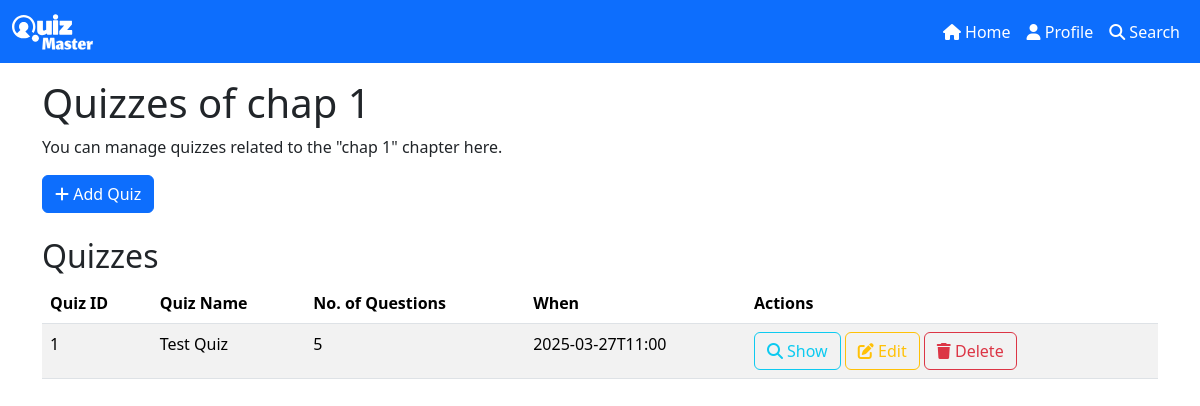
Before: /chapter/1/1 (signed in) with the older database file.
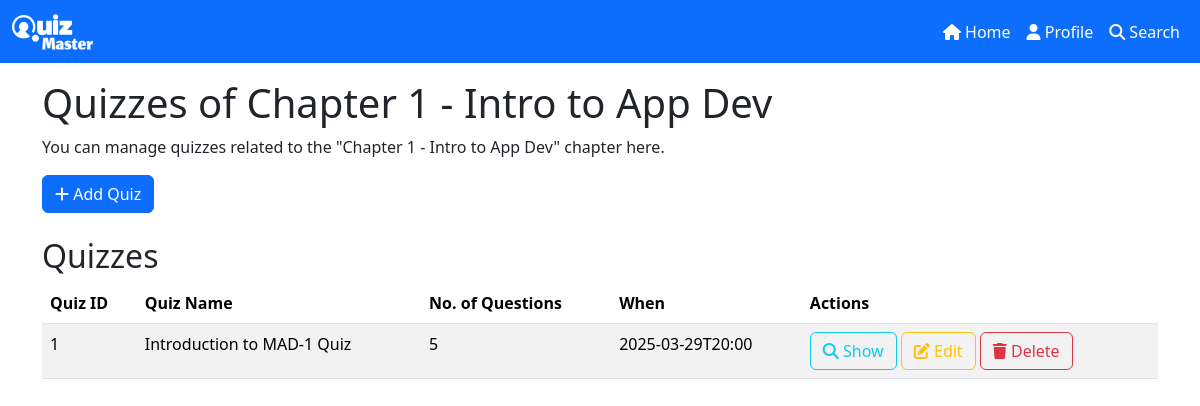
After: the same page with the newer database file.
### models.py (models this page shows)
class Chapter(db.Model):
    id = db.Column(db.Integer, primary_key=True, autoincrement=True)
    name = db.Column(db.String(80), unique=True, nullable=False)
    description = db.Column(db.String(120), default="Not available")
    subject_id = db.Column(db.Integer, db.ForeignKey("subject.id"), nullable=False)
    quizzes = db.relationship("Quiz", backref="chapter", lazy=True, cascade="all, delete-orphan")

class Quiz(db.Model):
    id = db.Column(db.Integer, primary_key=True, autoincrement=True)
    chapter_id = db.Column(db.Integer, db.ForeignKey("chapter.id"), nullable=False)
    name = db.Column(db.String(80), unique=True, nullable=False)
    description = db.Column(db.String(120), default="Not available")
    included_questions = db.relationship("Question", backref="quiz", lazy=True, cascade="all, delete-orphan")
    scores = db.relationship("Score", backref="quiz_record", lazy=True, cascade="all, delete-orphan")
    quiz_schedule_date = db.Column(db.DateTime, nullable=False)
    quiz_duration = db.Column(db.Integer, nullable=False)

### routes.py (the view, shortened to what this page needs)
    @app.route("/chapter/<int:subject_id>/<int:chapter_id>", methods=["GET", "POST"])
    @admin_required
    def show_chapter(subject_id, chapter_id):
        subject = Subject.query.get(subject_id)
        if not subject:
            flash("Subject not found")
            return redirect(url_for("admin_home"))
        chapter = Chapter.query.get(chapter_id)
        if not chapter:
            flash("Chapter not found")
            return redirect(url_for("show_subject", id=subject_id))
        return render_template(
            "chapter/show_chapter.html", subject=subject, chapter=chapter
        )

### app.py (called while the page is built)
    @app.template_filter('datetimeformat')
    def datetimeformat(value, format="%Y-%m-%dT%H:%M"):
        if isinstance(value, datetime):
            return value.strftime(format)
        return value

### templates/chapter/show_chapter.html (shortened to what this page needs)
{% extends 'base.html' %}
{% block content %}
<div class="container mt-3">
    <h1>Quizzes of {{ chapter.name }}</h1>
    <p>You can manage quizzes related to the "{{ chapter.name }}" chapter here.</p>
    <div class="col">
        <a href="{{ url_for('add_quiz', subject_id=subject.id, chapter_id=chapter.id) }}" class="btn btn-primary">
            <i class="fas fa-plus"></i> Add Quiz
        </a>
    </div>
    <br>
    <h2>Quizzes</h2>
    <table class="table table-striped">
        <thead>
            <tr>
                <th>Quiz ID</th>
                <th>Quiz Name</th>
                <th>No. of Questions</th>
                <th>When</th>
                <th>Actions</th>
            </tr>
        </thead>
        <tbody>
            {% for quiz in chapter.quizzes %}
            <tr>
                <td>{{ quiz.id }}</td>
                <td>{{ quiz.name }}</td>
                <td>{{ quiz.included_questions|length }}</td>
                <td>{{ quiz.quiz_schedule_date|datetimeformat }}</td>
                <td>
                    <a href="{{ url_for('show_quiz', subject_id=subject.id, chapter_id=chapter.id, quiz_id=quiz.id) }}"
                        class="btn btn-outline-info">
                        <i class="fas fa-search"></i> Show
                    </a>
                    <a href="{{ url_for('edit_quiz', subject_id=subject.id, chapter_id=chapter.id, quiz_id=quiz.id) }}"
                        class="btn btn-outline-warning">
                        <i class="fas fa-edit"></i> Edit
                    </a>
                    <a href="{{ url_for('delete_quiz', subject_id=subject.id, chapter_id=chapter.id, quiz_id=quiz.id) }}"
                        class="btn btn-outline-danger">
                        <i class="fas fa-trash"></i> Delete
                    </a>
                </td>
            </tr>
            {% endfor %}
        </tbody>
    </table>
</div>
{% endblock %}

Changed rows visible on the page:
changed Chapter: name "chap 1" → "Chapter 1 - Intro to App Dev"
changed Quiz id 1: name "Test Quiz" → "Introduction to MAD-1 Quiz"; quiz_schedule_date "2025-03-27T11:00" → "2025-03-29T20:00"
